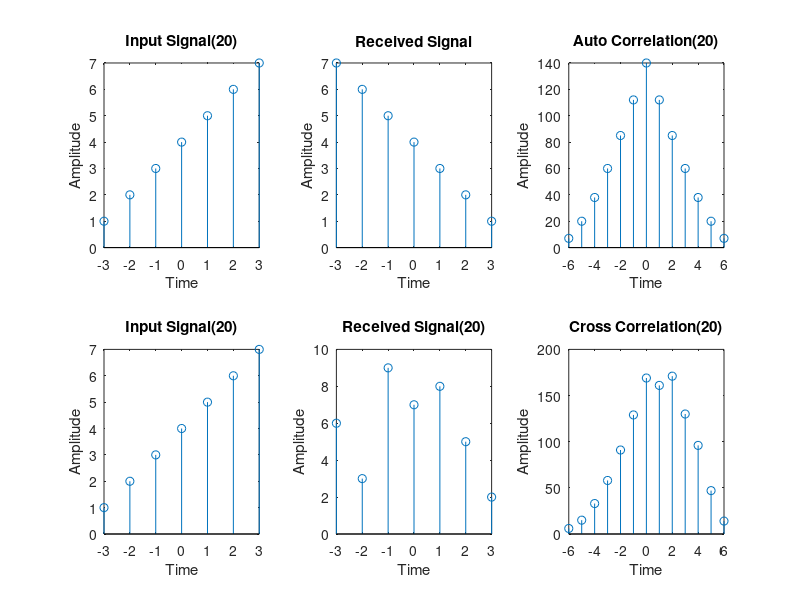

The MATLAB source for this figure:
close all
clear all

n1 = -3:1:3;
x = [1,2,3,4,5,6,7];

n2 = -n1;

a = min(n1)+min(n2);
b = max(n1)+max(n2);

n = a:1:b;
RXX = xcorr(x,x);

subplot(2,3,1);
stem(n1,x);
xlabel("Time");
ylabel("Amplitude");
title("Input Signal(20)");

subplot(2,3,2);
stem(n2,x);
xlabel("Time");
ylabel("Amplitude");
title("Received Signal");

subplot(2,3,3);
stem(n,RXX);
xlabel("Time");
ylabel("Amplitude");
title("Auto Correlation(20)");

%Cross Correlation
n1 = -3:1:3;
x = [1,2,3,4,5,6,7];

n2 = -3:1:3;
y = [2,5,8,7,9,3,6];
n3 = -n2;

a = min(n1)+min(n3);
b = max(n1)+max(n3);

n = a:1:b;
RXY = xcorr(x,y);

subplot(2,3,4);
stem(n1,x);
xlabel("Time");
ylabel("Amplitude");
title("Input Signal(20)");

subplot(2,3,5);
stem(n3,y);
xlabel("Time");
ylabel("Amplitude");
title("Received Signal(20)");

subplot(2,3,6);
stem(n,RXY);
xlabel("Time");
ylabel("Amplitude");
title("Cross Correlation(20)");
